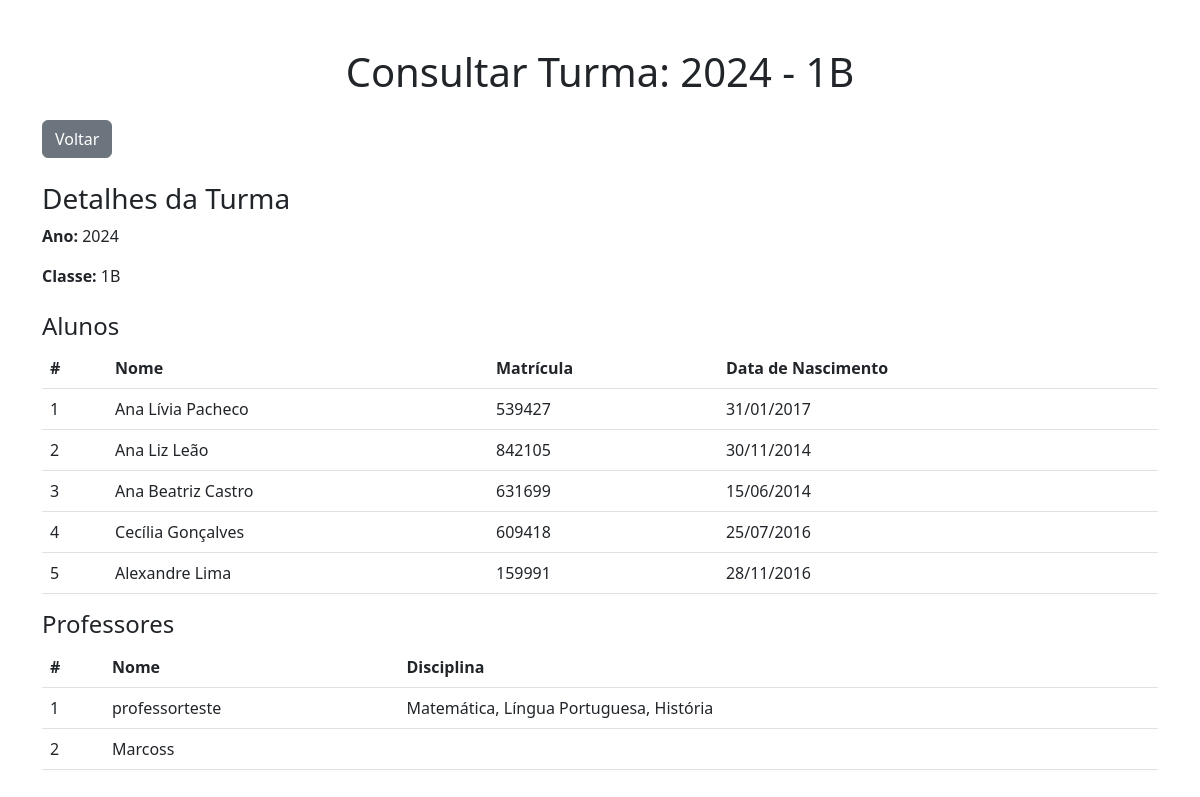
Page /consultar_turma/2/ on the committed database.
### core/models.py (models this page shows, shortened)
class Turma(models.Model):
    ano = models.PositiveIntegerField()  # Ano da turma (Exemplo: 2024)
    classe = models.CharField(max_length=5, default='Indefinido')  # Classe (Exemplo: 1A, 2B, etc.)
    alunos = models.ManyToManyField(Aluno, related_name='turmas')
    professores = models.ManyToManyField(Professor, related_name='turmas')
    class Meta:
        verbose_name = "Turma"
        verbose_name_plural = "Turmas"

class Aluno(models.Model):
    user = models.OneToOneField(User, on_delete=models.CASCADE, related_name='aluno_profile')
    nome = models.CharField(max_length=100)
    rm = models.CharField(max_length=20, unique=True)  # Registro de matrícula único
    ra_rg = models.CharField(max_length=20, blank=True, null=True)  # RA ou RG (opcional)
    data_nascimento = models.DateField()  # Data de nascimento do aluno
    status = models.CharField(
        max_length=11,
        choices=[('ativo', 'Ativo'), ('transferido', 'Transferido'), ('suplente', 'Suplente')],
        default='ativo'
    )
    email_responsavel = models.EmailField(max_length=100, blank=True, null=True)
    telefone_responsavel = models.CharField(max_length=15, blank=True, null=True)

class Professor(models.Model):
    user = models.OneToOneField(User, on_delete=models.CASCADE, related_name='professor_profile')  # Conexão com o User do Django
    nome = models.CharField(max_length=255)  # Nome completo do professor
    email = models.EmailField(max_length=100, blank=True, null=True)
    telefone = models.CharField(max_length=15, blank=True, null=True)
    disciplinas = models.ManyToManyField(Disciplina, related_name='professores')

class Disciplina(models.Model):
    nome = models.CharField(max_length=100)  # Nome da disciplina

### core/views.py (the view)
# urls.py: path('consultar_turma/<int:turma_id>/', views.consultar_turma, name='consultar_turma'),
def consultar_turma(request, turma_id):
    turma = Turma.objects.get(id=turma_id)
    return render(request, 'core/consultar_turma.html', {'turma': turma})

### core/templates/core/consultar_turma.html (shortened to what this page needs)
{% load static %}
<!DOCTYPE html>
<html lang="pt-BR">
<head>
    <link href="https://cdn.jsdelivr.net/npm/bootstrap@5.3.0/dist/css/bootstrap.min.css" rel="stylesheet">
</head>
<body>
    <div class="container mt-5">
        <h1 class="text-center mb-4">Consultar Turma: {{ turma.ano }} - {{ turma.classe }}</h1>
        <div class="d-flex justify-content-between mb-4">
            <a href="{% url 'gerenciar_turmas' %}" class="btn btn-secondary">Voltar</a>
        </div>
        <div class="mb-4">
            <h3>Detalhes da Turma</h3>
            <p><strong>Ano:</strong> {{ turma.ano }}</p>
            <p><strong>Classe:</strong> {{ turma.classe }}</p>
        </div>
        <div class="mb-3">
            <h4>Alunos</h4>
            <table class="table">
                <thead>
                    <tr>
                        <th>#</th>
                        <th>Nome</th>
                        <th>Matrícula</th>
                        <th>Data de Nascimento</th>
                    </tr>
                </thead>
                <tbody>
                    {% for aluno in turma.alunos.all %}
                        <tr>
                            <td>{{ forloop.counter }}</td>
                            <td>{{ aluno.nome }}</td>
                            <td>{{ aluno.rm }}</td>
                            <td>{{ aluno.data_nascimento|date:"d/m/Y" }}</td>
                        </tr>
                    {% empty %}
                        <tr>
                            <td colspan="4">Nenhum aluno cadastrado na turma</td>
                        </tr>
                    {% endfor %}
                </tbody>
            </table>
        </div>
        <div class="mb-3">
            <h4>Professores</h4>
            <table class="table">
                <thead>
                    <tr>
                        <th>#</th>
                        <th>Nome</th>
                        <th>Disciplina</th>
                    </tr>
                </thead>
                <tbody>
                    {% for professor in turma.professores.all %}
                        <tr>
                            <td>{{ forloop.counter }}</td>
                            <td>{{ professor.nome }}</td>
                            <td>
                                {% for disciplina in professor.disciplinas.all %}
                                    {{ disciplina.nome }}{% if not forloop.last %}, {% endif %}
                                {% endfor %}
                            </td>
                        </tr>
                    {% empty %}
                        <tr>
                            <td colspan="3">Nenhum professor cadastrado nesta turma</td>
                        </tr>
                    {% endfor %}
                </tbody>
            </table>
        </div>
    </div>
</body>
</html>

### rows in the picture
Turma: ano "2024", classe "1B"
Aluno: nome "Ana Lívia Pacheco", rm "539427", data_nascimento "31/01/2017"
Aluno: nome "Ana Liz Leão", rm "842105", data_nascimento "30/11/2014"
Aluno: nome "Ana Beatriz Castro", rm "631699", data_nascimento "15/06/2014"
Aluno: nome "Cecília Gonçalves", rm "609418", data_nascimento "25/07/2016"
Aluno: nome "Alexandre Lima", rm "159991", data_nascimento "28/11/2016"
Professor: nome "professorteste"
Disciplina: nome "Matemática"
Disciplina: nome "Língua Portuguesa"
Disciplina: nome "História"
Professor: nome "Marcoss"
